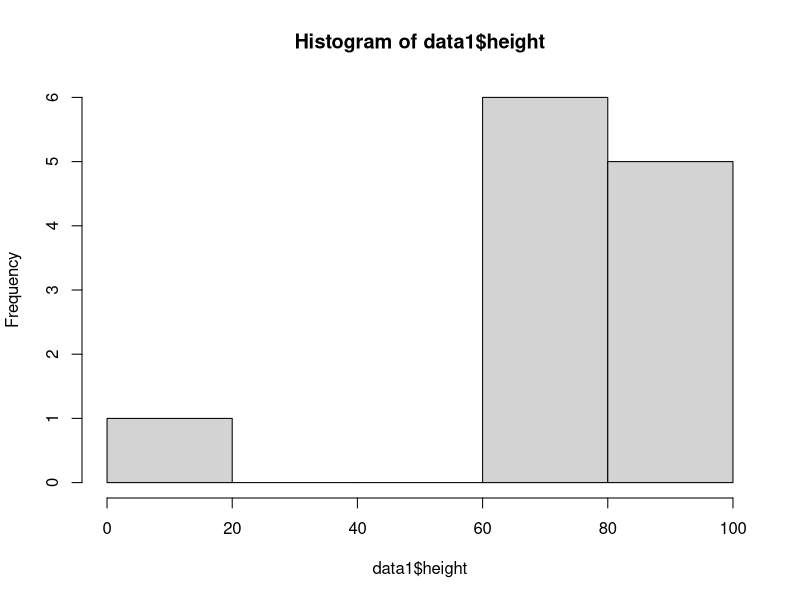
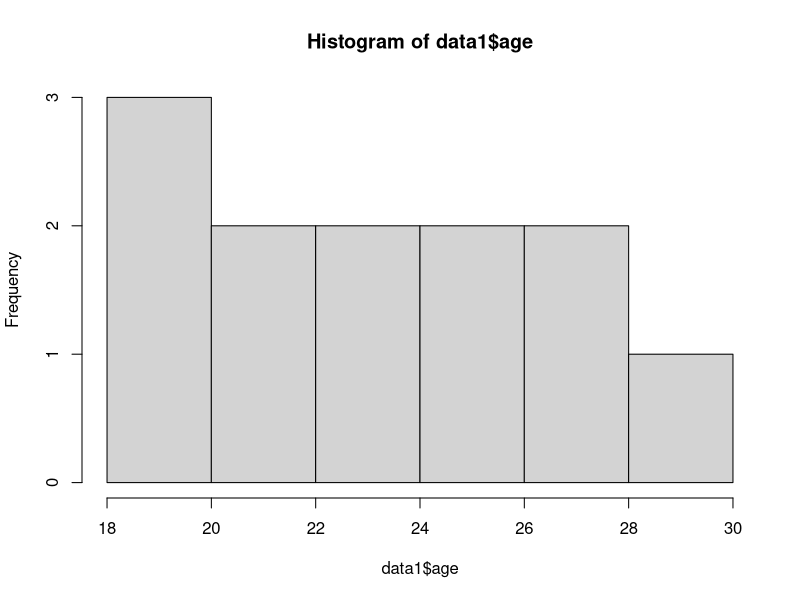
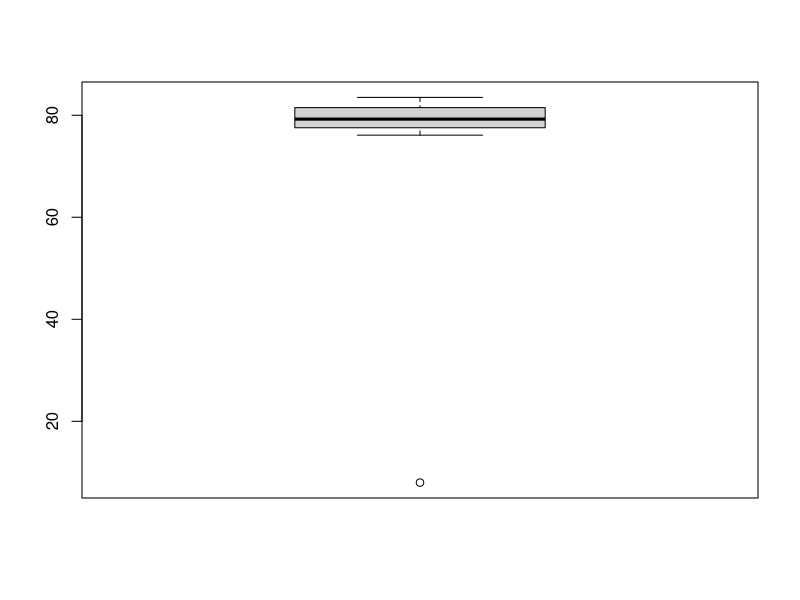
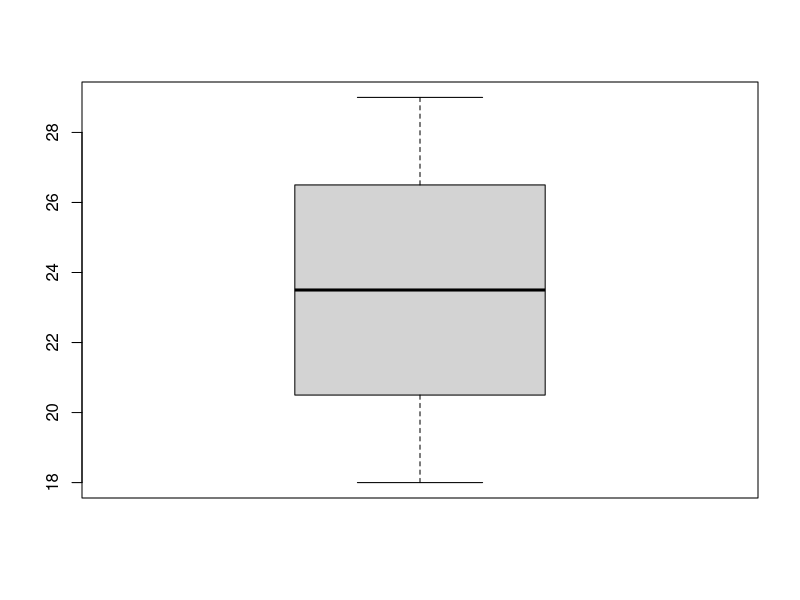
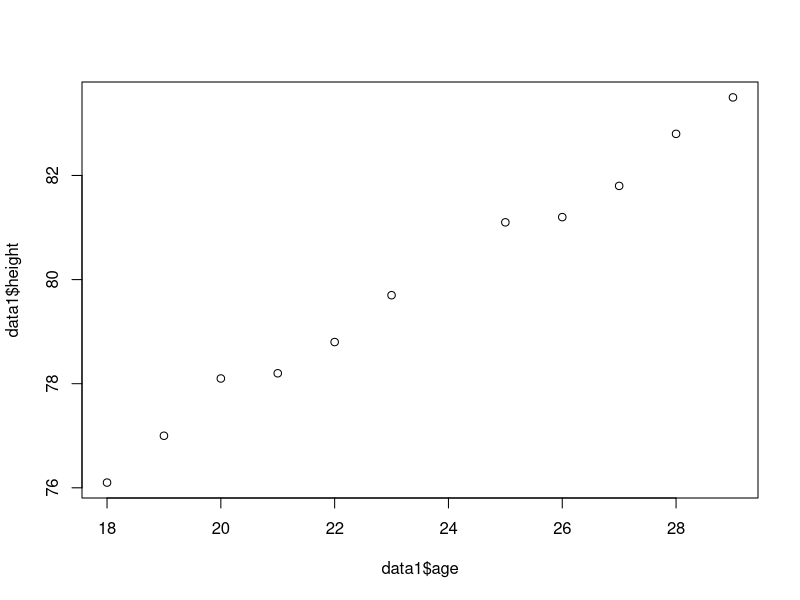
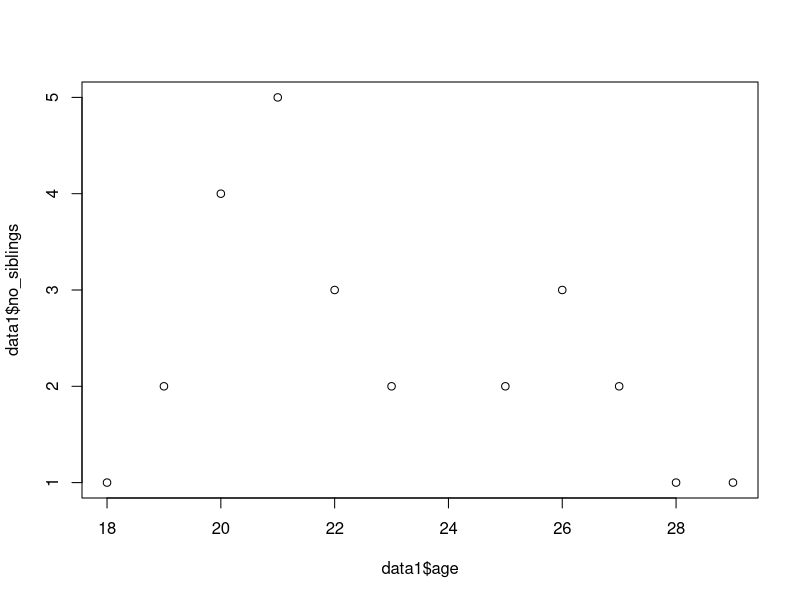
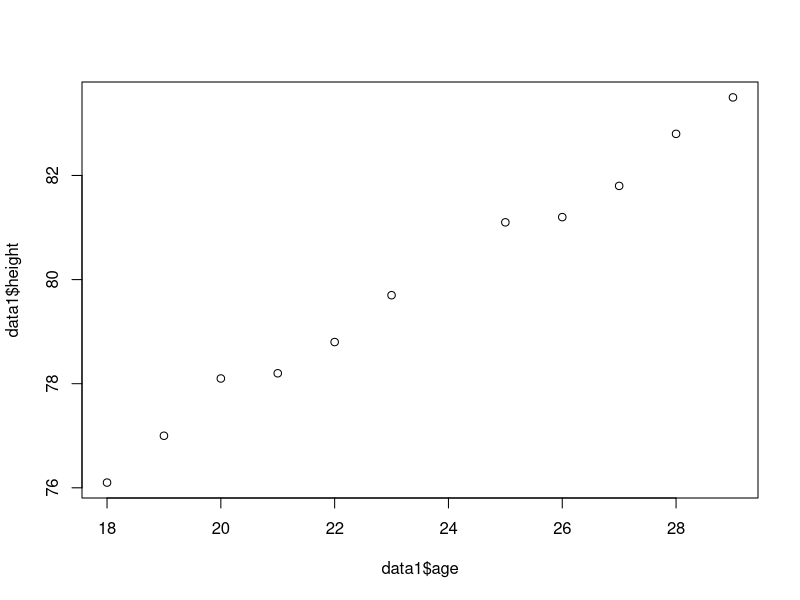
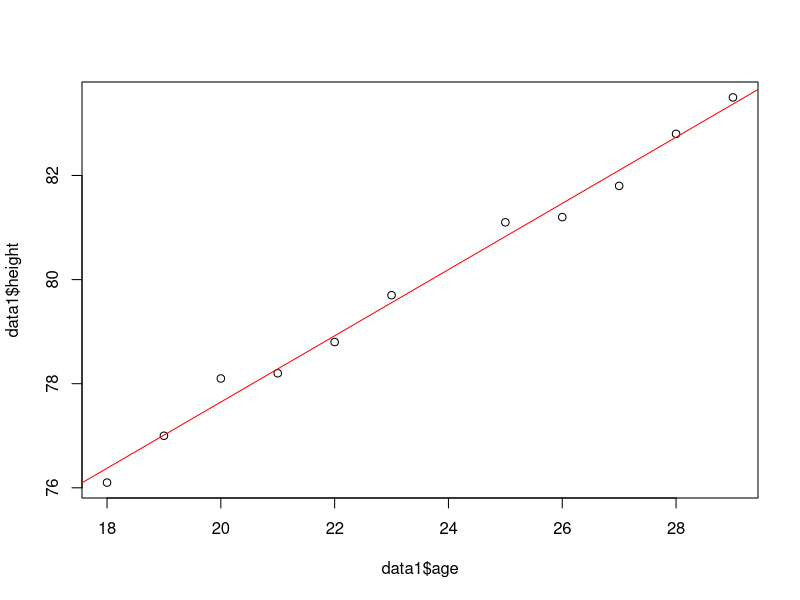

These figures' R source, in order: (Note: this script raises an error after producing the figures.)

# read csv file in R
data1=read.csv("ageandheight.csv")
data1
head(data1,2)
tail(data1,2)

# check if dataframe
class(data1)

# exploratory analysis

# check for dimensions
dim(data1)
nrow(data1)
ncol(data1)
#column names
colnames(data1)
#extract one column
data1$no_siblings

class(data1$no_siblings)
class(data1$age)

for(i in 1:ncol(data1)){
  print(i)
  print(class(data1[,i]))
  
}

# distribution
hist(data1$height)
hist(data1$age)

# outliers
boxplot(data1$height)
boxplot(data1$age)

# remove outlier
data1=data1[-which(data1$height<20), ]

# check for na
which(is.na(data1$height))

# relationship
plot(x=data1$age,y=data1$height)

plot(data1$age,data1$no_siblings)


plot(data1$age,data1$height)


# linear model
model=lm(height~age,data=data1)
model$coefficients
coef(model)

intercept=coef(model)[1]
slope=coef(model)[2]


plot(data1$age,data1$height)
abline(a=intercept,b=slope,col="red")

cor(data1$age,data1$height)

# structure of model

str(model)

summary(model)

plot(model$residuals)

# predict on new data
new=data.frame(age=c(25,21,23))
predict(model,new)

#multiple regression
model=lm(height~age+no_siblings,data=data1)

##

model=lm(height~age+no_siblings,data=data1)
new=data.frame(age=c(25,21,23),no_siblings=c(2,1,0))
predict(model,new)

# packages

install.packages("mlbench")
library(mlbench)

data("BostonHousing")


#load data
data("BostonHousing")

head(BostonHousing)

#rename data
boston=BostonHousing

cols=colnames(boston)
classes=c()
for(i in 1:length(cols)){
  #print(i)
  classes[i]=class(boston[,i])
}


cols[which(classes=="factor")]


pairs(boston[,c(10:13,14)])



plot(boston$medv,
     col=c("red","blue")[boston$chas])

#legend()



pairs(boston[ ,c(11:13,14)],
      col=c("red","blue")[boston$chas])


#dist
hist(boston$rm,freq =F)
lines(density(boston$rm))

summary(boston$rm)

which(is.na(boston$rm)==TRUE)

boxplot(boston$rm)


linear=lm(medv~rm,data=boston)

plot(x=(boston$rm),y=boston$medv)
abline(a=coef(linear)[1],b=coef(linear)[2],
       col="red")


summary(linear)


plot(linear$residuals)


linear=lm(medv~ lstat+rm  ,data=boston)



# nonlinaer polynomial fit

nl =  lm(medv~poly(lstat,2,raw=T),data=boston)
nl
fitted_values = nl$coefficients[1] +
                nl$coefficients[2] * boston$lstat +
                nl$coefficients[3] * (boston$lstat)^2

plot(boston$lstat,boston$medv)

lines((boston$lstat),
      fitted_values,
      col="red")

lines(sort(boston$lstat),
      fitted_values[order(boston$lstat)],
      col="red")



#new data

library(mlbench)

# load the data
data("Loblolly")
#print data
Loblolly
# view data
View(Loblolly)
# look at the documentation

?Loblolly

# Exploratoey analysis

# dimensions
dim(Loblolly)
row_L=dim(Loblolly)[1]
col_L=dim(Loblolly)[2]
# column names
colnames()

# check class of the variables
class(Loblolly$Seed)


# histogram for distribution
hist(Loblolly$height,breaks=10,
     main="distribution of height of trees",
     xlab = "height",
     ylab = "Frequency",
     col="magenta")

# boxplot outliers
boxplot(Loblolly$height,
        col="coral",
        main="boxplot for height")

# check if na values
is.na(Loblolly$height)

which(is.na(Loblolly$height) == T)


# calculate stats functions

mean()
sd()
var()
max()
min()
summary()

#see factor levels
levels(Loblolly$Seed)
# plot the scatter plot
plot(Loblolly$height,
     Loblolly$age,
     col=c(1:14)[unclass(Loblolly$Seed)],
     xlab="Height",
     ylab="age",
     main="doesn't matter where the seed comes from...
     as age increases height increase")

#







